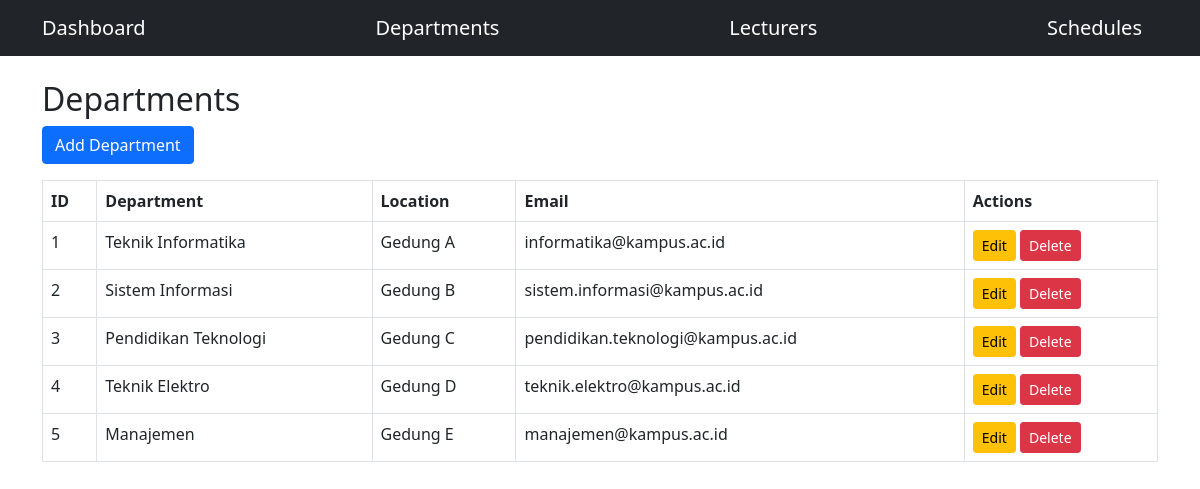
The page /tp_mvc25/departments.php on the database its author committed.
### tables this page shows
CREATE TABLE departments (
    id INT AUTO_INCREMENT PRIMARY KEY,
    department_name VARCHAR(100) NOT NULL,
    location VARCHAR(100) NOT NULL,
    email VARCHAR(100) NOT NULL
);

### tp_mvc25/controllers/DepartmentsController.php (called while the page is built, shortened)
<?php
include_once(__DIR__ . "/../models/Lecturers.php");
include_once(__DIR__ . "/../views/DepartmentsView.php");
class DepartmentsController
{
    private $department;
    function __construct()
    {
        $this->department = new Departments(
            Config::$db_host,
            Config::$db_user,
            Config::$db_pass,
            Config::$db_name
        );
    }
    public function index()
    {
        $departments = $this->department->getAll();
        $view = new DepartmentsView();
        $view->render([
            "departments" => $departments
        ]);
    }
}

### tp_mvc25/departments.php (called while the page is built)
<?php
include_once("config.php");
include_once("controllers/DepartmentsController.php");
include_once("views/DepartmentsView.php");
$controller = new DepartmentsController();
$controller->index();

### tp_mvc25/models/DB.php (called while the page is built, shortened)
<?php
class DB
{
    protected $db_host;
    protected $db_user;
    protected $db_pass;
    protected $db_name;
    protected $db_link;
    public function __construct($db_host, $db_user, $db_pass, $db_name)
    {
        $this->db_host = $db_host;
        $this->db_user = $db_user;
        $this->db_pass = $db_pass;
        $this->db_name = $db_name;
    }
    public function open()
    {
        $this->db_link = mysqli_connect(
            $this->db_host,
            $this->db_user,
            $this->db_pass,
            $this->db_name
        );
    }
    public function execute($query)
    {
        $this->result = mysqli_query($this->db_link, $query);
        return $this->result;
    }
    public function close()
    {
        if ($this->db_link && $this->db_link instanceof mysqli) {
            $this->db_link = null;
        }
    }
}

### tp_mvc25/models/Departments.php (called while the page is built, shortened)
<?php
include_once("DB.php");
class Departments extends DB
{
    function getAll()
    {
        $query = "SELECT * FROM departments";
        $this->execute($query);
        $data = [];
        while ($row = $this->getResult()) {
            $data[] = $row;
        }
        return $data;
    }
}

### tp_mvc25/views/DepartmentsView.php (the view, shortened to what this page needs)
<?php
class DepartmentsView {
    public function render($data)
    {
        $tableData = "";
        foreach ($data['departments'] as $d) {
            $tableData .= "
                <tr>
                    <td>{$d['id']}</td>
                    <td>{$d['department_name']}</td>
                    <td>{$d['location']}</td>
                    <td>{$d['email']}</td>
                    <td>
                        <a class='btn btn-warning btn-sm' href='/tp_mvc25/departments/edit.php?id={$d['id']}'>Edit</a>
                        <a class='btn btn-danger btn-sm' href='/tp_mvc25/departments/delete.php?id={$d['id']}'>Delete</a>
                    </td>
                </tr>
            ";
        }
    }
}

### rows shown on the page
departments: id "1", department_name "Teknik Informatika", location "Gedung A", email "informatika@kampus.ac.id"
departments: id "2", department_name "Sistem Informasi", location "Gedung B", email "sistem.informasi@kampus.ac.id"
departments: id "3", department_name "Pendidikan Teknologi", location "Gedung C", email "pendidikan.teknologi@kampus.ac.id"
departments: id "4", department_name "Teknik Elektro", location "Gedung D", email "teknik.elektro@kampus.ac.id"
departments: id "5", department_name "Manajemen", location "Gedung E", email "manajemen@kampus.ac.id"

### other values the page prints
$this->content "Dashboard Departments Lecturers Schedules Departments Add Department ID Department Location Email Actions"
